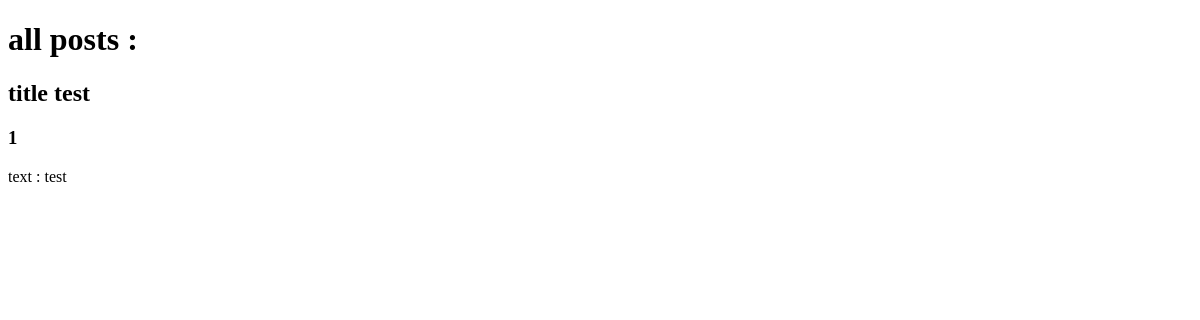
The app's page /posts/, older data.
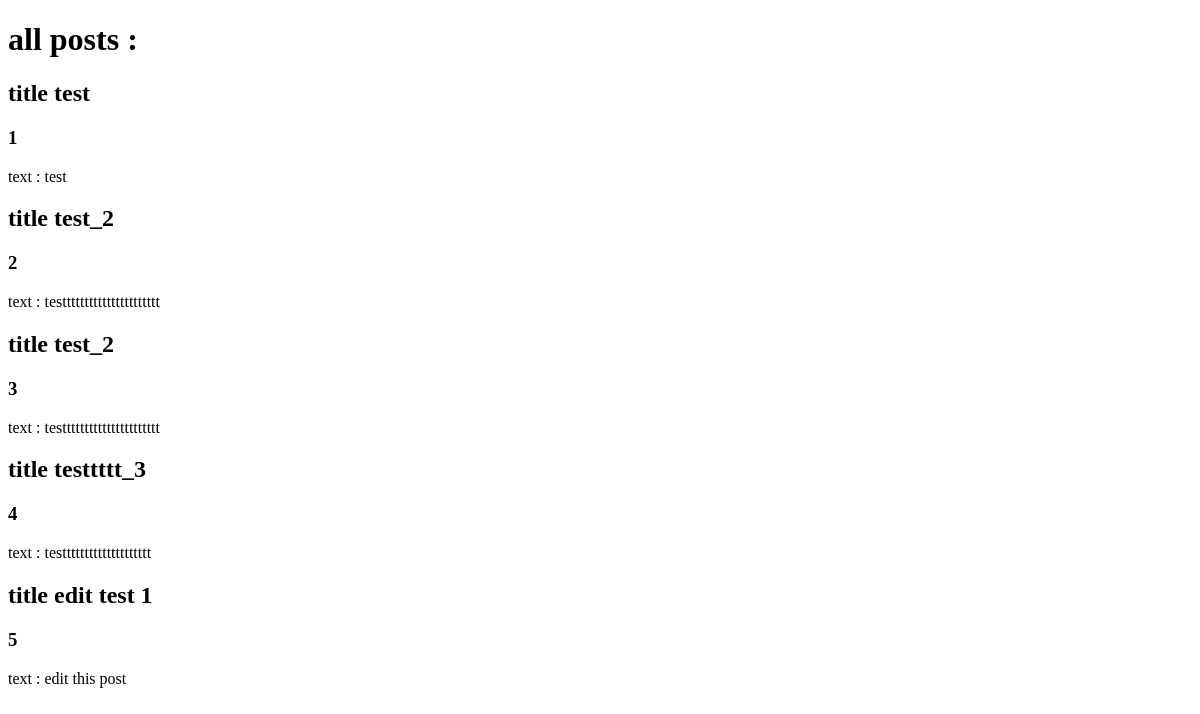
The same page, newer data.
### pages/models.py (models this page shows, shortened)
class Post(models.Model):
    title = models.CharField(("tilte"), max_length=50)
    text = models.TextField(("your text"))

### pages/views.py (the view)
# urls.py: path("posts/", all_posts, name="all posts"),
def all_posts(request):
    posts = Post.objects.all()
    return render(request, "./all_posts/all_posts.html", {"posts": posts})

### pages/templates/all_posts/all_posts.html (shortened to what this page needs)
<!DOCTYPE html>
<html lang="en">
<head>
</head>
<body>
    <h1>all posts : </h1>
    {% for i in posts %}
        <h2>title {{ i.title }}</h2>
        <h3>{{ i.id }}</h3>
        <p>text : {{ i.text }}</p>
    {% endfor %}
</body>
</html>

Row changes from the older to the newer data that the page shows:
added Post: title "test_2", id "2", text "testttttttttttttttttttttt"
added Post: title "test_2", id "3", text "testttttttttttttttttttttt"
added Post: title "testtttt_3", id "4", text "testttttttttttttttttttt"
added Post: title "edit test 1", id "5", text "edit this post"
